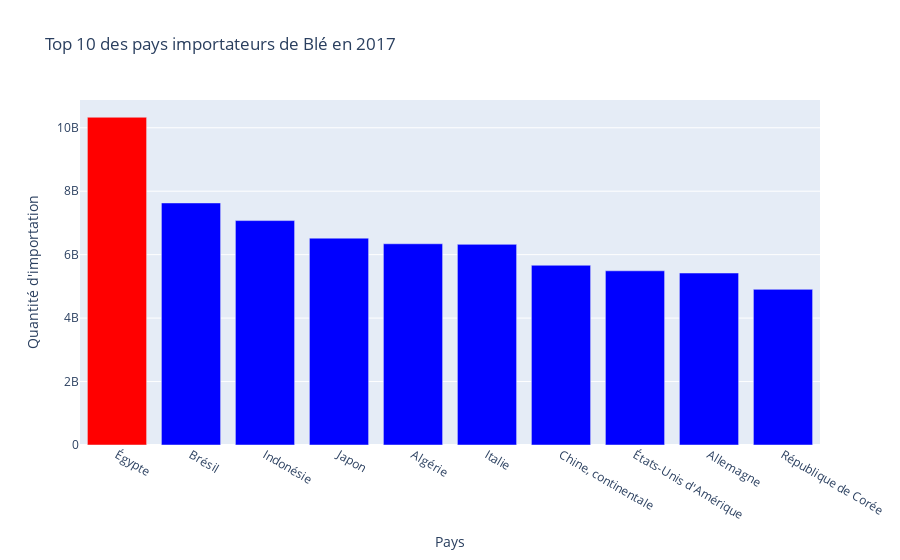

Notebook cell for this chart:
### Code cell
import plotly.express as px
import pandas as pd

# Charger le DataFrame avec les données des importations de blé par pays
data = {
    'Zone': ['Égypte', 'Brésil', 'Indonésie', 'Japon', 'Algérie', 'Italie', 'Chine, continentale', 'États-Unis d\'Amérique', 'Allemagne', 'République de Corée'],
    'Importations - Quantité': [10331000000, 7630000000, 7074000000, 6520000000, 6343000000, 6324000000, 5666000000, 5491000000, 5421000000, 4906000000]
}

df = pd.DataFrame(data)

# Créer un graphique à barres
fig = px.bar(df, x='Zone', y='Importations - Quantité', title='Top 10 des pays importateurs de Blé en 2017')

# Personnaliser la couleur de l'Égypte en utilisant color_discrete_sequence
fig.update_traces(marker=dict(color=['red' if zone == 'Égypte' else 'blue' for zone in df['Zone']]))

# Personnaliser le graphique (ajouter un titre et libellés d'axes)
fig.update_xaxes(title_text='Pays')
fig.update_yaxes(title_text='Quantité d\'importation')

# Afficher le graphique
fig.show()

### Figure 1 — Plotly figure (JSON) as saved in the notebook; plotly's stock layout.template omitted (floating-point values rounded to 4 significant figures)
{"data": [{"alignmentgroup": "True", "hovertemplate": "Zone=%{x}<br>Importations - Quantité=%{y}<extra></extra>", "legendgroup": "", "marker": {"color": ["red", "blue", "blue", "blue", "blue", "blue", "blue", "blue", "blue", "blue"], "pattern": {"shape": ""}}, "name": "", "offsetgroup": "", "orientation": "v", "showlegend": false, "textposition": "auto", "type": "bar", "x": ["Égypte", "Brésil", "Indonésie", "Japon", "Algérie", "Italie", "Chine, continentale", "États-Unis d'Amérique", "Allemagne", "République de Corée"], "xaxis": "x", "y": [10331000000, 7630000000, 7074000000, 6520000000, 6343000000, 6324000000, 5666000000, 5491000000, 5421000000, 4906000000], "yaxis": "y"}], "layout": {"barmode": "relative", "legend": {"tracegroupgap": 0}, "title": {"text": "Top 10 des pays importateurs de Blé en 2017"}, "xaxis": {"anchor": "y", "domain": [0, 1], "title": {"text": "Pays"}}, "yaxis": {"anchor": "x", "domain": [0, 1], "title": {"text": "Quantité d'importation"}}}}
